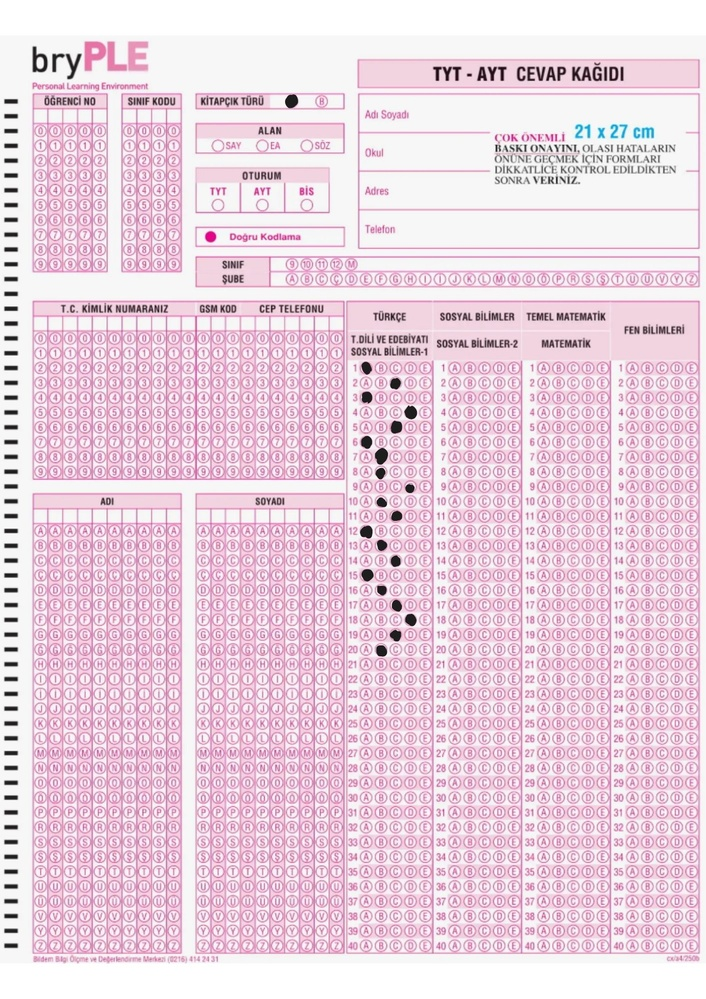
#> input picture apps/mobile/android/a_cevap_optik.jpg, 706 x 999 px, shrunk from 1414 x 2000 before the run
$ python -i omr.py   (imports and definitions only)
#> lines starting #> are read from the running program, lines starting #| are printed output that depends on the picture; after the words box and inside, x2 and y2 are one past the last pixel; in counts of white or black regions, pixels touching at a corner belong together
#> further down, picture is the input picture: shape (999, 706, 3); mean B, G, R 224, 210.2, 234.1
import argparse
import json
import os
import sys

import cv2
import numpy as np


def load_layout(path):
    with open(path, "r", encoding="utf-8") as f:
        return json.load(f)


# [5 lines left out: function load_image, not called in this run]


def preprocess(image):
    gray = cv2.cvtColor(image, cv2.COLOR_BGR2GRAY)
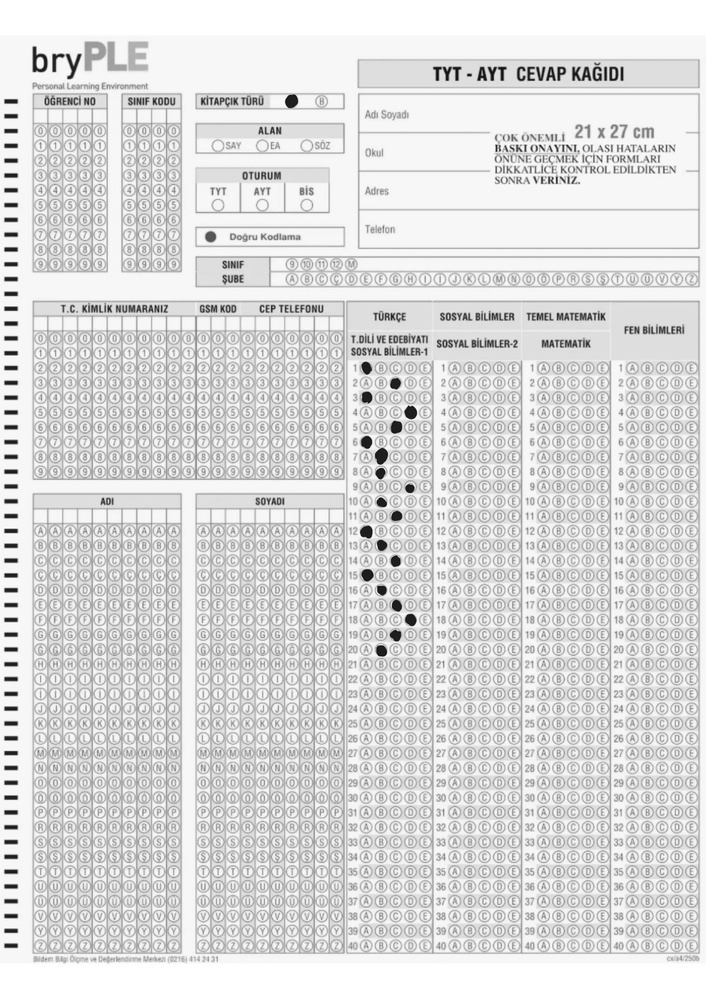
#> gray: shape (999, 706); min 6, max 255, mean 218.9
    blur = cv2.GaussianBlur(gray, (5, 5), 0)
    thresh = cv2.adaptiveThreshold(
        blur, 255, cv2.ADAPTIVE_THRESH_MEAN_C, cv2.THRESH_BINARY_INV, 31, 15
    )
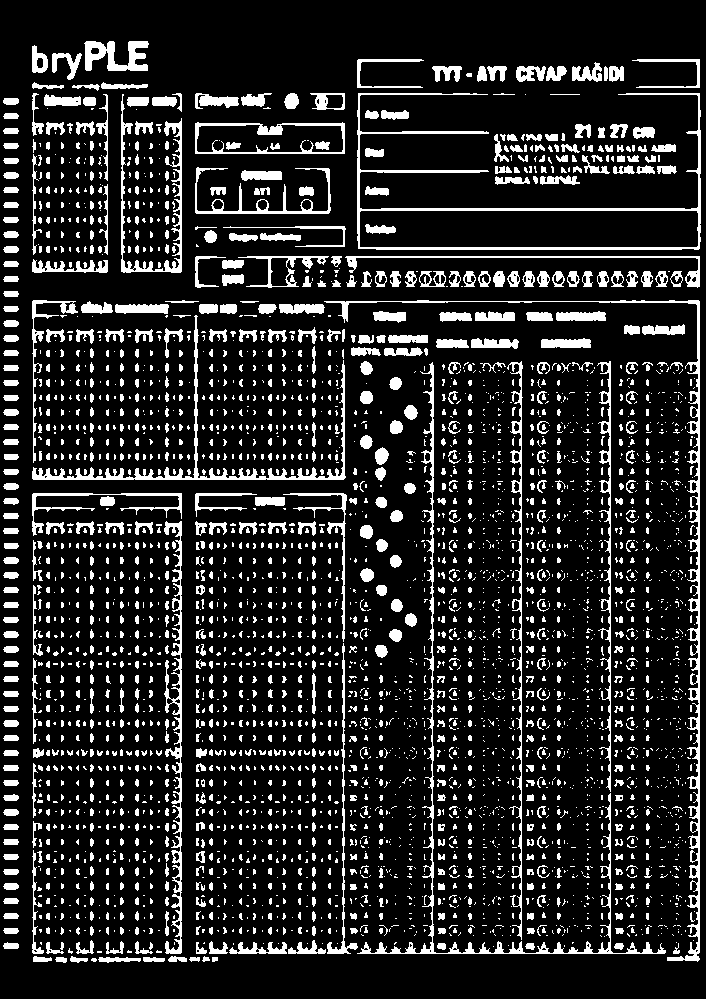
#> thresh: shape (999, 706); 14.8% white; 3703 white regions (2751 under 20 px), largest, box (x1, y1, x2, y2) and area: (324, 300, 700, 962) 4227, (357, 93, 701, 250) 3973, (357, 362, 666, 954) 3669
    return thresh


# [132 lines left out: functions region_to_pixels, extract_grid_fills, pick_index, extract_student_number, extract_answers, draw_debug and 2 more, not called in this run]


# [2 lines not run here, left out]

>>> import cv2
>>> picture = cv2.imread('../../../../../apps/mobile/android/a_cevap_optik.jpg')
>>> result = preprocess(picture)
